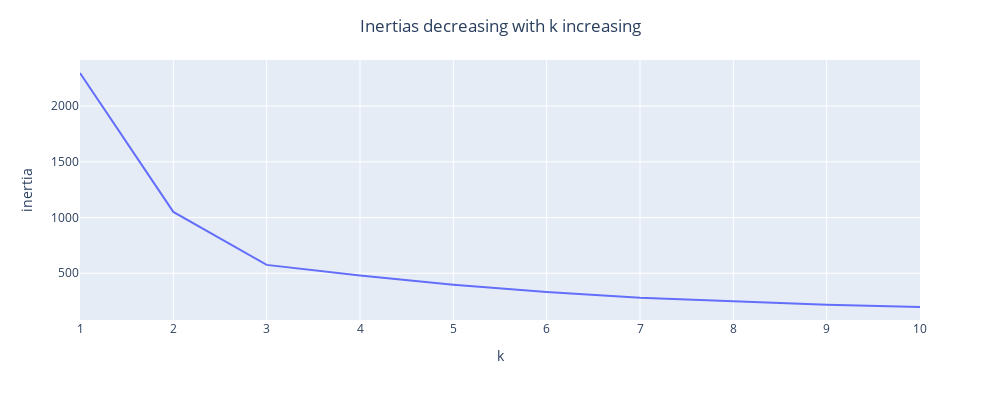

The code cell stored with this chart in its notebook:
### Markdown cell above
### 手肘法

`k` 从 1 取到 n (样本总数)，分别聚类，计算相应的簇内平方和（也就是 inertia），选择有拐点的那个k。

### Code cell
k_values = list(range(1, 11))
k_inertias = []
for k in k_values:
    kmeans = KMeans(n_clusters=k)
    kmeans.fit(X)
    k_inertias.append(kmeans.inertia_)
    
fig = px.line(x=k_values, y=k_inertias)
fig.update_layout(autosize=False, width=1000, height=400, xaxis_title="k", yaxis_title="inertia",
                  title=dict(text="Inertias decreasing with k increasing", x=0.5, y=0.95))
fig.show()

### Figure 1 — Plotly figure (JSON) as saved in the notebook; plotly's stock layout.template omitted (floating-point values rounded to 4 significant figures)
{"data": [{"hovertemplate": "x=%{x}<br>y=%{y}<extra></extra>", "legendgroup": "", "line": {"color": "#636efa", "dash": "solid"}, "mode": "lines", "name": "", "orientation": "v", "showlegend": false, "type": "scatter", "x": [1, 2, 3, 4, 5, 6, 7, 8, 9, 10], "xaxis": "x", "y": [2297.0, 1050.0, 575.1, 479.4, 396.9, 331.6, 280.3, 248.6, 217.6, 197.3], "yaxis": "y"}], "layout": {"autosize": false, "height": 400, "legend": {"tracegroupgap": 0}, "margin": {"t": 60}, "title": {"text": "Inertias decreasing with k increasing", "x": 0.5, "y": 0.95}, "width": 1000, "xaxis": {"anchor": "y", "autorange": true, "domain": [0, 1], "range": [1, 10], "title": {"text": "k"}, "type": "linear"}, "yaxis": {"anchor": "x", "autorange": true, "domain": [0, 1], "range": [80.62, 2414.0], "title": {"text": "inertia"}, "type": "linear"}}}
